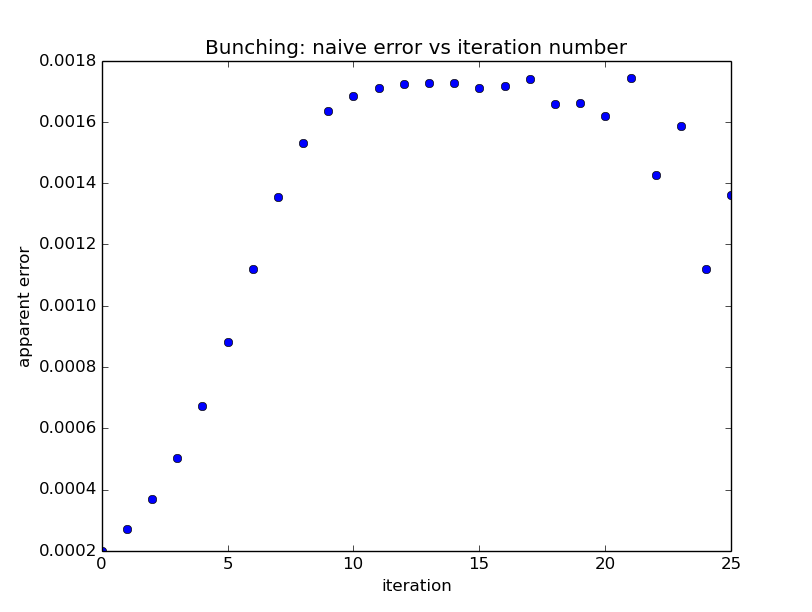

Recreate this plot in Python.
import random, pylab, math

def markov_pi_all_data(N, delta):
    x, y = 1.0, 1.0
    data = []
    for i in range(N):
        del_x, del_y = random.uniform(-delta, delta), random.uniform(-delta, delta)
        if abs(x + del_x) < 1.0 and abs(y + del_y) < 1.0:
            x, y = x + del_x, y + del_y
        if x ** 2 + y ** 2 < 1.0:
            data.append(4.0)
        else:
            data.append(0.0)
    return data

poweroftwo = 26
n_trials = 2 ** poweroftwo
delta = 0.1
data = markov_pi_all_data(n_trials, delta)
errors  = []
bunches = []

for i in range(poweroftwo):
    new_data = []
    mean = 0.0
    mean_sq = 0.0
    N = len(data)
    while data != []:
        x = data.pop()
        y = data.pop()
        mean += x + y
        mean_sq += x ** 2 + y ** 2
        new_data.append((x + y) / 2.0 )
    errors.append(math.sqrt(mean_sq / N - (mean / N) ** 2) / math.sqrt(N))
    bunches.append(i)
    data = new_data[:]
    print mean / float(N), 'mean value, estimate of pi'

pylab.plot(bunches, errors, 'o')
pylab.xlabel('iteration')
pylab.ylabel('apparent error')
pylab.title('Bunching: naive error vs iteration number')
pylab.savefig('apparent_error_bunching.png')
pylab.show()
